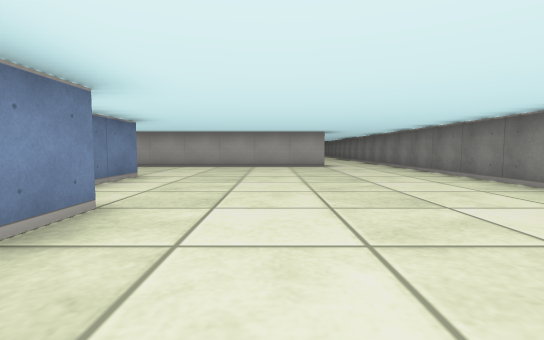
view 1 (above)

20 first-person views from a walk through a cub3D level. The camera is about half as high as the walls, tilts 4° down and sees 85° across. The floor is counted in squares. Each view is taken from the middle of a square. On the plan, view 1 faces up. The plan holds only what a view shows up to about 9 squares ahead; the rest is blank.

view 2
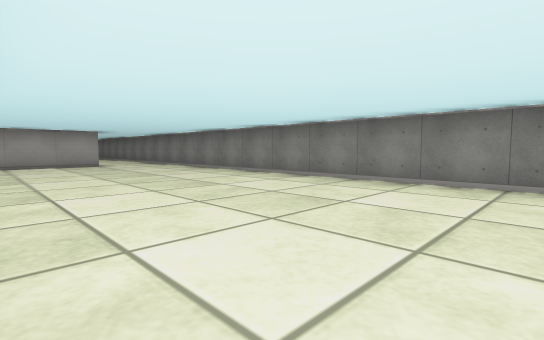

view 3
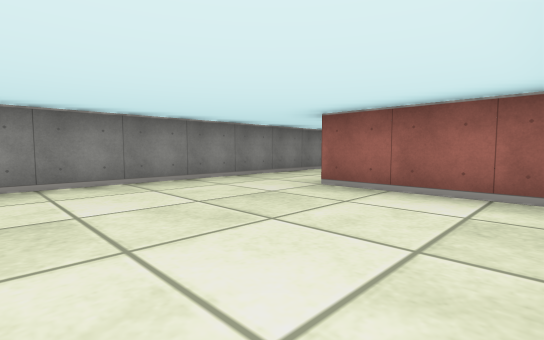

view 4
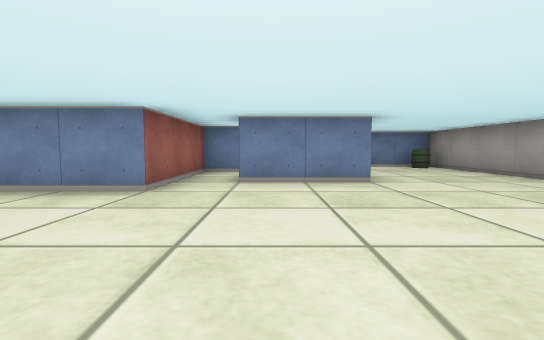

view 5
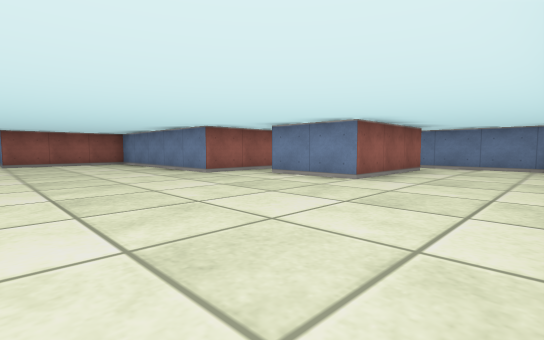

view 6
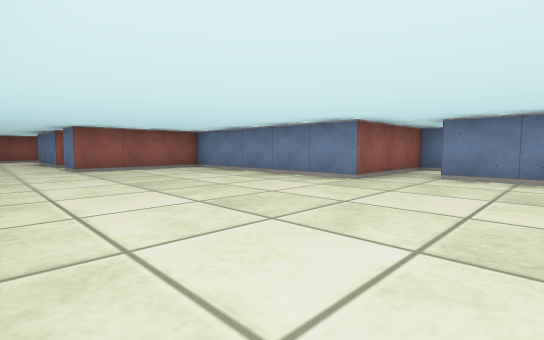

view 7
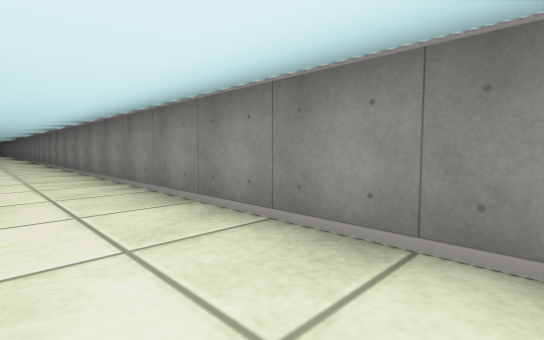

view 8
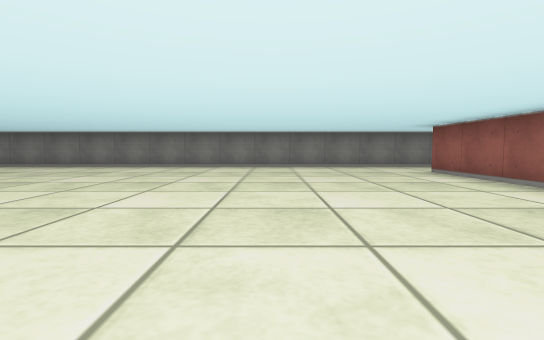

view 9
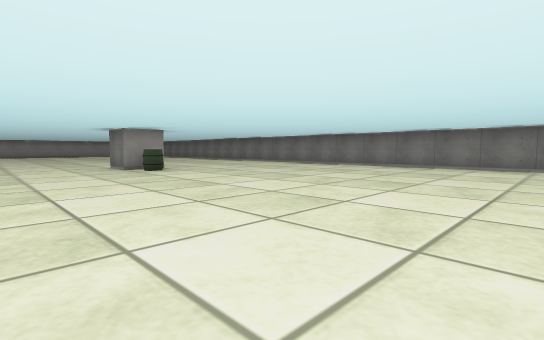

view 10
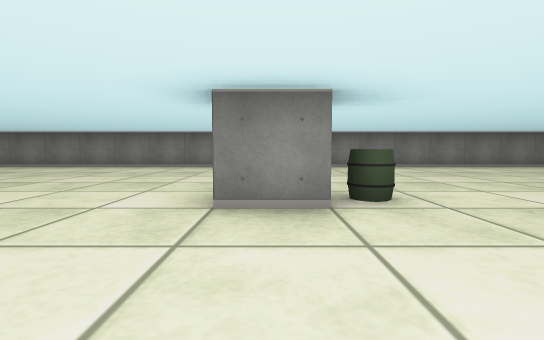

view 11
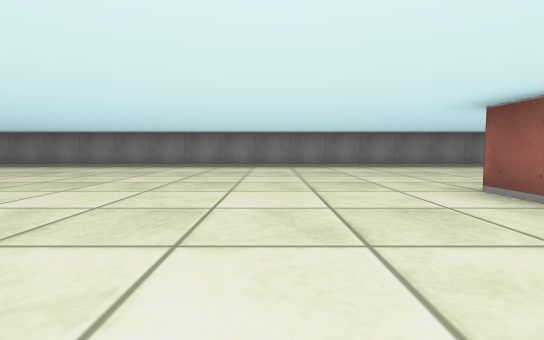

view 12
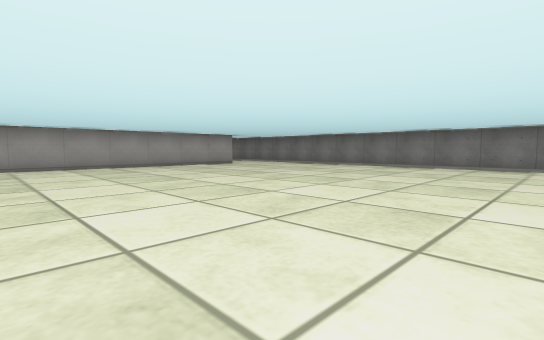

view 13
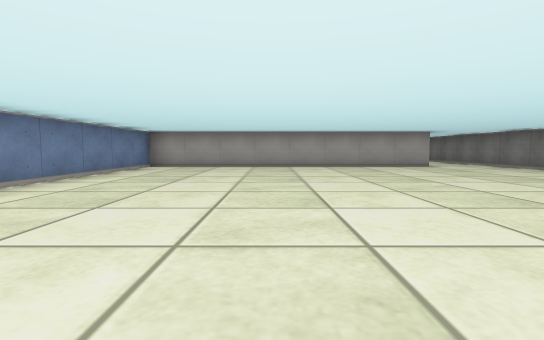

view 14
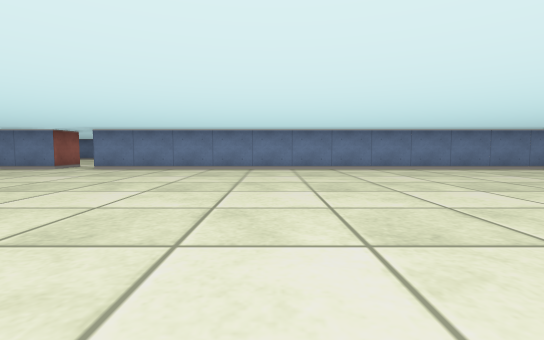

view 15
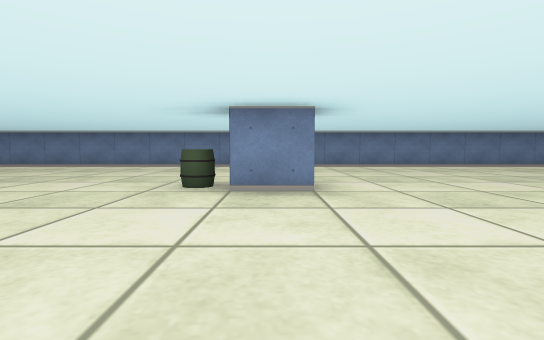

view 16
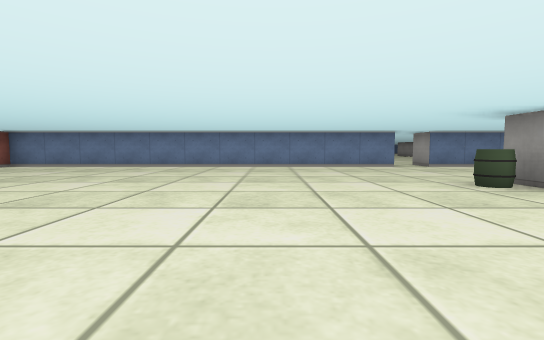

view 17
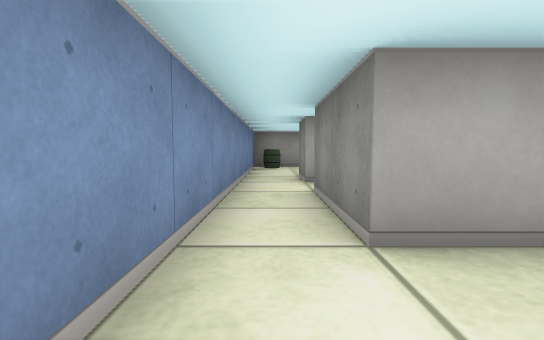

view 18
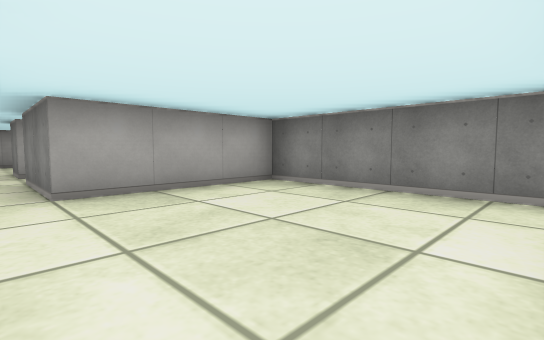

view 19
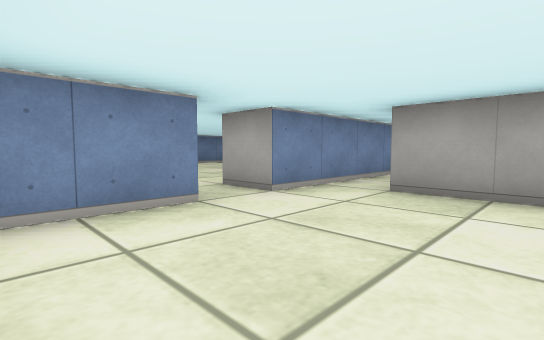

view 20
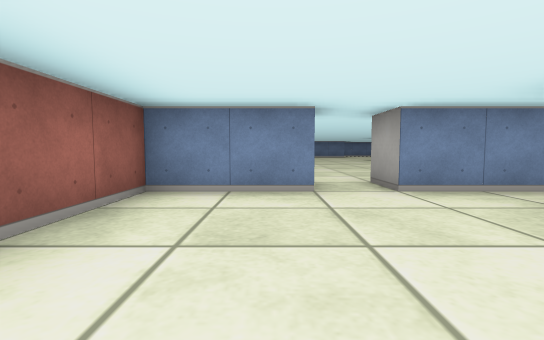

### Floor plan
Ten units are one square. View 1 is at (0, 0); x grows to the right and y downward. Boxes are objects, and circles mark ways between rooms. Rooms are numbered by the first view taken in them; rooms with no view inside come last. Other rooms are left out.
<svg viewBox="-75 -355 115 395">
<path fill="none" stroke="#000" d="M-25 -25 -15 -25 -15 25 15 25 15 35M16 -85 -65 -85 -65 -55M-55 -55 -25 -55 -25 -35M35 34 35 -86M-15 -215 -15 -205 -25 -205 -25 -215 -15 -215M-65 -205 -65 -95M-12 -95 15 -95M16 -345 -65 -345 -65 -215M35 -86 35 -350M-65 4 -65 25 -45 25M-25 19 -25 -15 -55 -15 -55 -35M-65 -35 -65 -5M-55 -45 -55 -55M-45 -34 -45 -25 -25 -25M-65 -55 -65 -35"/>
<rect x="-65" y="-85" width="10" height="10" fill="#bbb"><title>barrel</title></rect>
<rect x="-25" y="-205" width="10" height="10" fill="#bbb"><title>barrel</title></rect>
<circle cx="25" cy="-90" r="3" fill="#2a7"/>
<circle cx="-30" cy="-30" r="3" fill="#2a7"/>
<circle cx="-60" cy="-50" r="3" fill="#2a7"/>
<circle cx="-60" cy="-25" r="3" fill="#2a7"/>
<text x="0" y="-40">1</text>
<text x="-10" y="-220">2</text>
<text x="-50" y="0">3</text>
<text x="-50" y="-40">4</text>
</svg>
Room 1 opens to room 2. Room 1 opens to room 4. Room 3 opens to room 4.

Where each view was taken, in squares from view 1:
view 1: 0 up, 0 right, facing up
view 2: 1 down, 1 left, facing up-right
view 3: 1 up, 1 left, facing down-right
view 4: 4 up, 2 right, facing left
view 5: 8 up, 2 right, facing down-left
view 6: 5 up, 3 right, facing down-left
view 7: 6 up, 2 right, facing up-right
view 8: 13 up, 5 left, facing right
view 9: 13 up, 5 left, facing up-right
view 10: 21 up, 5 left, facing right
view 11: 24 up, 5 left, facing right
view 12: 26 up, 5 left, facing up-right
view 13: 26 up, 3 left, facing up
view 14: 26 up, 1 right, facing left
view 15: 21 up, 2 right, facing left
view 16: 17 up, 2 right, facing left
view 17: 0 up, 6 left, facing up
view 18: 2 down, 6 left, facing up-right
view 19: 2 down, 4 left, facing up-left
view 20: 1 down, 3 left, facing left
